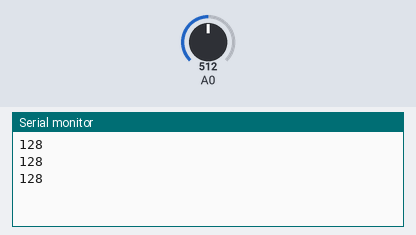
Simulated run of this sketch. Board: Arduino Uno, built with avr-gcc and run on an emulated ATmega328P. Shown: the last lines printed to the serial monitor. Inputs (shaded band) come from the test bench; at power-on: A0 = 512.

Above: at 1.3 s.
1.4 s: A0 set to 716
At 1.9 s:
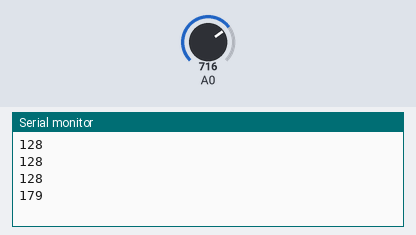
2.9 s: A0 set to 900
At 3.4 s:
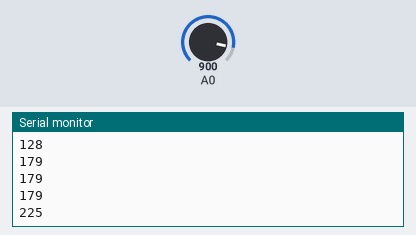
Timing chart, 0 to 5.9 s (numbered marks = the images above; inputs shaded):
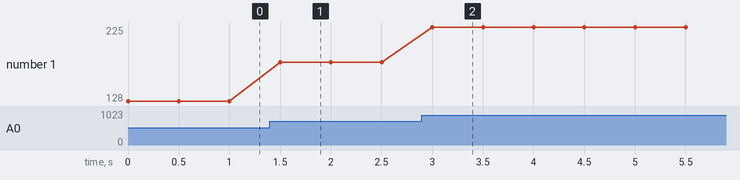

The sketch:

sketch_dec22a.ino
```cpp
// ЛР8. Задание 2. Настройка и использование UART в OrangePi
// Отправка данных на OrangePi через UART

void setup() {
  // put your setup code here, to run once:
  Serial.begin (9600);
}

String s;
unsigned int angle = 0;

void loop() {
  angle = analogRead(A0);
  angle = angle >> 2;
  Serial.println(angle);
  delay(500);
}
```

Measured:
- after the input at 1.4 s, the serial monitor: prints a new line after 0.10 s (image 1)
- after the input at 2.9 s, the serial monitor: prints a new line after 0.10 s (image 2)
- plotted number 1: 128 → 179 after the input at 1.4 s, 179 → 225 after the input at 2.9 s
